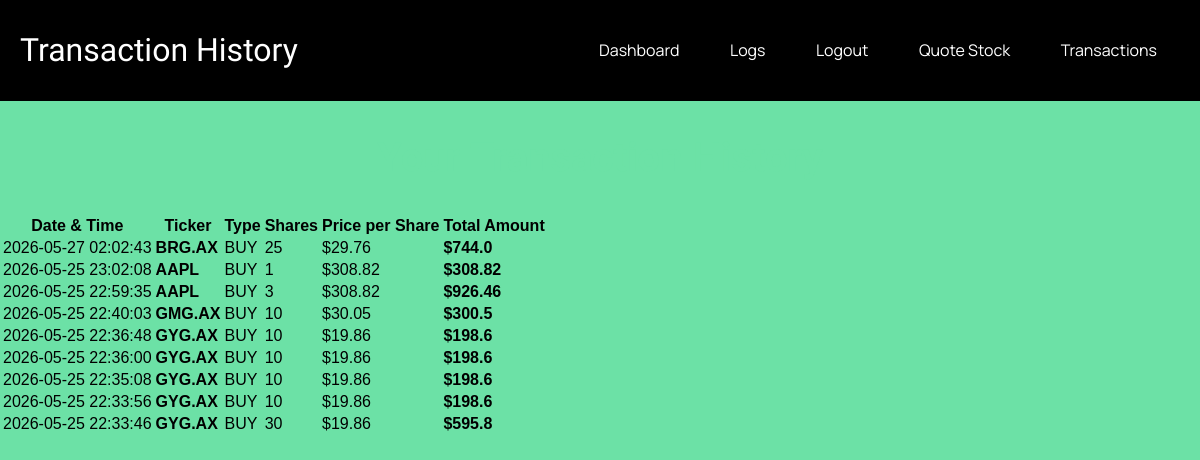
/transactions (signed in), run on an earlier commit of the app's database.
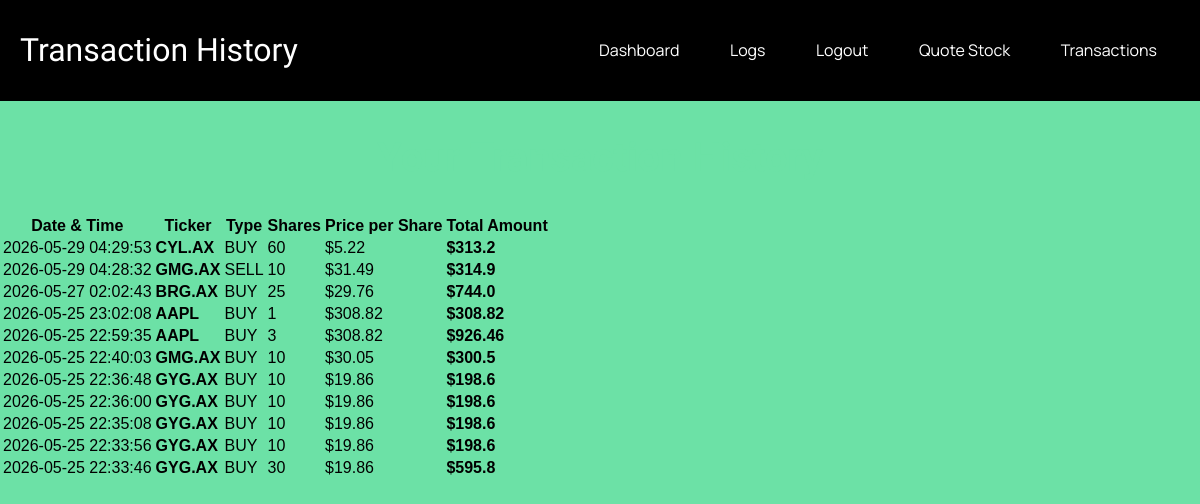
And on a later commit of the database.
### tables this page shows
CREATE TABLE Transactions (
    id INTEGER PRIMARY KEY AUTOINCREMENT,
    user_id INTEGER NOT NULL,
    ticker TEXT NOT NULL,
    transaction_type TEXT CHECK(transaction_type IN ('BUY', 'SELL')),
    shares INTEGER NOT NULL,
    price_per_share REAL NOT NULL,
    total_amount REAL NOT NULL,
    timestamp TIMESTAMP DEFAULT CURRENT_TIMESTAMP,
    FOREIGN KEY (user_id) REFERENCES Users(id) ON DELETE CASCADE
);

### app.py (the view)
@app.route('/transactions')
@login_required
def transactions():
    try:
        with get_db_connection() as conn:
            cursor = conn.cursor()
            cursor.execute("""
                           SELECT t.id,
                                  t.ticker,
                                  t.transaction_type,
                                  t.shares,
                                  t.price_per_share,
                                  t.total_amount,
                                  t.timestamp,
                                  t.user_id
                           FROM Transactions t
                           WHERE t.user_id = ?
                           ORDER BY t.timestamp DESC
                           """, (current_user.id,))
            transactions = cursor.fetchall()
        return render_template('transactions.html',
                               transactions=transactions,
                               username=current_user.username)
    except Exception as e:
        print(f"Transactions error: {e}")
        flash('Error loading transaction history.', 'error')
        return redirect(url_for('dashboard'))

### app.py (called while the page is built)
@login_manager.user_loader
def load_user(user_id):
    try:
        with get_db_connection() as conn:
            cursor = conn.cursor()
            cursor.execute(
                'SELECT id, username FROM Users WHERE id = ?',
                (user_id,)
            )
            user = cursor.fetchone()
        if user:
            return User(id=user['id'], username=user['username'])
        return None
    except Exception as e:
        print(f"Error loading user {user_id}: {e}")  # Replace with proper logging later
        return None

@contextmanager
def get_db_connection():
    conn = sqlite3.connect('database.db')
    conn.row_factory = sqlite3.Row
    try: # waits for the connection to finish, keeping it open until it is done so it can be closed
        yield conn
    finally:
        conn.close()

### templates/transactions.html (shortened to what this page needs)
{% extends 'base.html' %}
{% block heading %}Transaction History{% endblock %}
{% block content %}
<div class="container mt-4">
    <h2 class="mb-4">Your Transaction History</h2>
    {% if transactions %}
    <div class="table-responsive">
        <table class="table table-hover align-middle">
            <thead class="table-light">
                <tr>
                    <th>Date & Time</th>
                    <th>Ticker</th>
                    <th>Type</th>
                    <th class="text-end">Shares</th>
                    <th class="text-end">Price per Share</th>
                    <th class="text-end">Total Amount</th>
                </tr>
            </thead>
            <tbody>
                {% for tx in transactions %}
                <tr>
                    <td>{{ tx.timestamp }}</td>
                    <td><strong>{{ tx.ticker }}</strong></td>
                    <td>
                        <span class="badge {% if tx.transaction_type == 'BUY' %}bg-success{% else %}bg-danger{% endif %}">
                            {{ tx.transaction_type }}
                        </span>
                    </td>
                    <td class="text-end">{{ tx.shares }}</td>
                    <td class="text-end">${{ tx.price_per_share | round(2) }}</td>
                    <td class="text-end">
                        <strong class="{% if tx.transaction_type == 'BUY' %}text-danger{% else %}text-success{% endif %}">
                            ${{ tx.total_amount | round(2) }}
                        </strong>
                    </td>
                </tr>
                {% endfor %}
            </tbody>
        </table>
    </div>
    {% else %}
        <div class="alert alert-info text-center py-5">
            <h5>No transactions yet</h5>
            <p>Your buy and sell history will appear here.</p>
            <a href="{{ url_for('stock_quote') }}" class="btn btn-primary">Start Trading</a>
        </div>
    {% endif %}
</div>
{% endblock %}

What changed in the data, as far as the page shows it:
added Transactions: timestamp "2026-05-29 04:29:53", ticker "CYL.AX", transaction_type "BUY", shares "60", price_per_share "5.22", total_amount "313.2"
added Transactions: timestamp "2026-05-29 04:28:32", ticker "GMG.AX", transaction_type "SELL", shares "10", price_per_share "31.49", total_amount "314.9"
